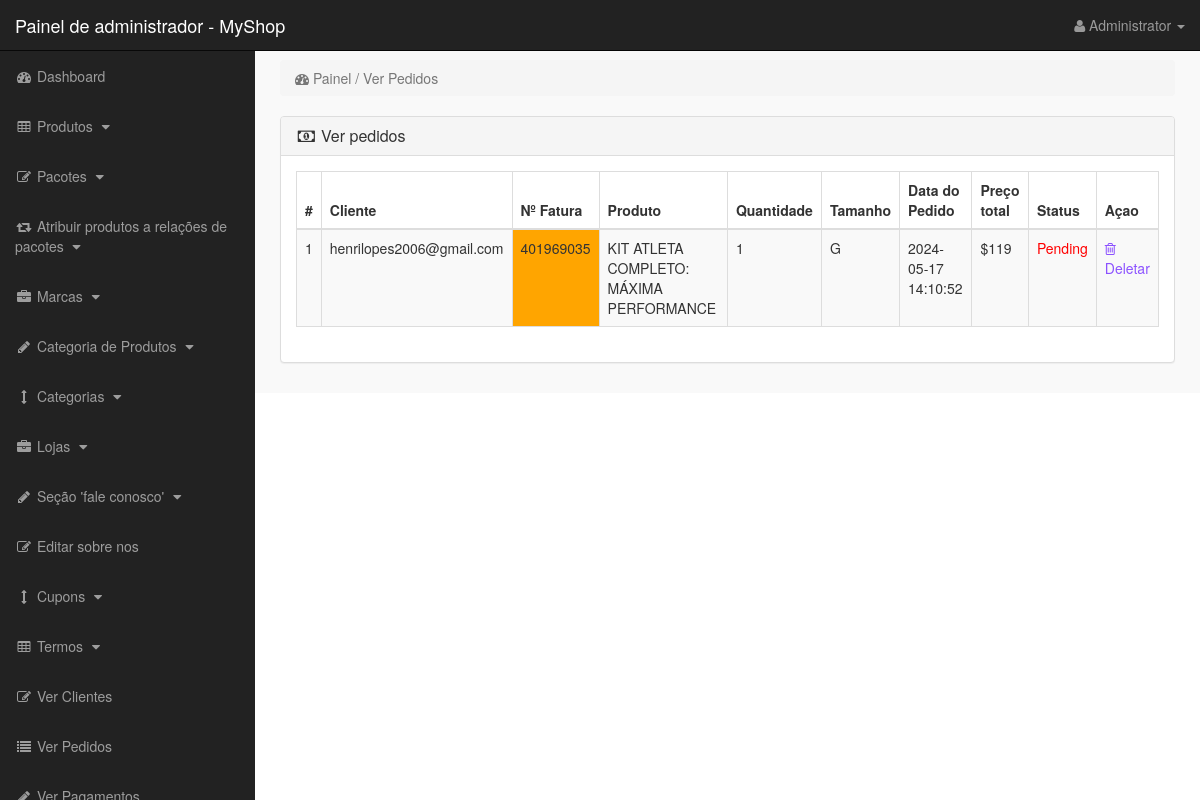
Screenshot of /admin_area/index.php?view_orders (signed in) with the database file from the repository.
### tables this page shows
CREATE TABLE IF NOT EXISTS `pending_orders` (
  `order_id` int(10) NOT NULL AUTO_INCREMENT,
  `customer_id` int(10) NOT NULL,
  `invoice_no` int(10) NOT NULL,
  `product_id` text NOT NULL,
  `qty` int(10) NOT NULL,
  `size` text NOT NULL,
  `order_status` text NOT NULL,
  PRIMARY KEY (`order_id`)
);

CREATE TABLE IF NOT EXISTS `customers` (
  `customer_id` int(10) NOT NULL AUTO_INCREMENT,
  `customer_name` varchar(255) NOT NULL,
  `customer_email` varchar(255) NOT NULL,
  `customer_pass` varchar(255) NOT NULL,
  `customer_country` text NOT NULL,
  `customer_city` text NOT NULL,
  `customer_contact` varchar(255) NOT NULL,
  `customer_address` text NOT NULL,
  `customer_image` text NOT NULL,
  `customer_ip` varchar(255) NOT NULL,
  `customer_confirm_code` text NOT NULL,
  PRIMARY KEY (`customer_id`)
);

CREATE TABLE IF NOT EXISTS `products` (
  `product_id` int(10) NOT NULL AUTO_INCREMENT,
  `p_cat_id` int(10) NOT NULL,
  `cat_id` int(10) NOT NULL,
  `manufacturer_id` int(10) NOT NULL,
  `date` timestamp NOT NULL DEFAULT current_timestamp() ON UPDATE current_timestamp(),
  `product_title` text NOT NULL,
  `product_url` text NOT NULL,
  `product_img1` text NOT NULL,
  `product_img2` text NOT NULL,
  `product_img3` text NOT NULL,
  `product_price` int(10) NOT NULL,
  `product_psp_price` int(100) NOT NULL,
  `product_desc` text NOT NULL,
  `product_features` text NOT NULL,
  `product_video` text NOT NULL,
  `product_keywords` text NOT NULL,
  `product_label` text NOT NULL,
  `status` varchar(255) NOT NULL,
  PRIMARY KEY (`product_id`)
);

CREATE TABLE IF NOT EXISTS `customer_orders` (
  `order_id` int(10) NOT NULL AUTO_INCREMENT,
  `customer_id` int(10) NOT NULL,
  `due_amount` int(100) NOT NULL,
  `invoice_no` int(100) NOT NULL,
  `qty` int(10) NOT NULL,
  `size` text NOT NULL,
  `order_date` timestamp NOT NULL DEFAULT current_timestamp() ON UPDATE current_timestamp(),
  `order_status` text NOT NULL,
  PRIMARY KEY (`order_id`)
);

### admin_area/view_orders.php (the view)
<?php
if(!isset($_SESSION['admin_email'])){
echo "<script>window.open('login.php','_self')</script>";
}
else {
?>
<div class="row">
<div class="col-lg-12">
<ol class="breadcrumb">
<li class="active">
<i class="fa fa-dashboard"></i> Painel / Ver Pedidos
</li>
</ol>
</div>
</div>
<div class="row">
<div class="col-lg-12">
<div class="panel panel-default">
<div class="panel-heading">
<h3 class="panel-title">
<i class="fa fa-money fa-fw"></i> Ver pedidos
</h3>
</div>
<div class="panel-body">
<div class="table-responsive">
<table class="table table-bordered table-hover table-striped">
<thead>
<tr>
<th>#</th>
<th>Cliente</th>
<th>Nº Fatura</th>
<th>Produto</th>
<th>Quantidade</th>
<th>Tamanho</th>
<th>Data do Pedido</th>
<th>Preço total</th>
<th>Status</th>
<th>Açao</th>
</tr>
</thead>
<tbody>
<?php
$i = 0;
$get_orders = "select * from pending_orders";
$run_orders = mysqli_query($con,$get_orders);
while ($row_orders = mysqli_fetch_array($run_orders)) {
$order_id = $row_orders['order_id'];
$c_id = $row_orders['customer_id'];
$invoice_no = $row_orders['invoice_no'];
$product_id = $row_orders['product_id'];
$qty = $row_orders['qty'];
$size = $row_orders['size'];
$order_status = $row_orders['order_status'];
$get_products = "select * from products where product_id='$product_id'";
$run_products = mysqli_query($con,$get_products);
$row_products = mysqli_fetch_array($run_products);
$product_title = $row_products['product_title'];
$i++;
?>
<tr>
<td><?php echo $i; ?></td>
<td>
<?php
$get_customer = "select * from customers where customer_id='$c_id'";
$run_customer = mysqli_query($con,$get_customer);
$row_customer = mysqli_fetch_array($run_customer);
$customer_email = $row_customer['customer_email'];
echo $customer_email;
 ?>
 </td>
<td bgcolor="orange" ><?php echo $invoice_no; ?></td>
<td><?php echo $product_title; ?></td>
<td><?php echo $qty; ?></td>
<td><?php echo $size; ?></td>
<td>
<?php
$get_customer_order = "select * from customer_orders where order_id='$order_id'";
$run_customer_order = mysqli_query($con,$get_customer_order);
$row_customer_order = mysqli_fetch_array($run_customer_order);
$order_date = $row_customer_order['order_date'];
$due_amount = $row_customer_order['due_amount'];
echo $order_date;
?>
</td>
<td>$<?php echo $due_amount; ?></td>
<td>
<?php
if($order_status=='pending'){
echo $order_status='<div style="color:red;">Pending</div>';
}
else{
echo $order_status='Completed';
}
?>
</td>
<td>
<a href="index.php?order_delete=<?php echo $order_id; ?>" >
<i class="fa fa-trash-o" ></i> Deletar
</a>
</td>
</tr>
<?php } ?>
</tbody>
</table>
</div>
</div>
</div>
</div>
</div>
<?php } ?>

### admin_area/includes/sidebar.php (shortened to what this page needs)
<?php
if(!isset($_SESSION['admin_email'])){
echo "<script>window.open('login.php','_self')</script>";
}
else {
?>
<nav class="navbar navbar-inverse navbar-fixed-top" >
<div class="navbar-header" >
<a class="navbar-brand" href="index.php?dashboard" >Painel de administrador - MyShop</a>
</div>
<ul class="nav navbar-right top-nav" >
<li class="dropdown" >
<a href="#" class="dropdown-toggle" data-toggle="dropdown" >
<i class="fa fa-user" ></i>
<?php echo $admin_name; ?> <b class="caret" ></b>
</a>
</li>
</ul>
<div class="collapse navbar-collapse navbar-ex1-collapse">
<ul class="nav navbar-nav side-nav">
<li>
<a href="index.php?dashboard">
<i class="fa fa-fw fa-dashboard"></i> Dashboard
</a>
</li>
<li>
<a href="#" data-toggle="collapse" data-target="#products">
<i class="fa fa-fw fa-table"></i> Produtos
<i class="fa fa-fw fa-caret-down"></i>
</a>
</li>
<li>
<a href="#" data-toggle="collapse" data-target="#bundles">
<i class="fa fa-fw fa-edit"></i> Pacotes
<i class="fa fa-fw fa-caret-down"></i>
</a>
</li>
<li>
<a href="#" data-toggle="collapse" data-target="#relations">
<i class="fa fa-fw fa-retweet"></i> Atribuir produtos a relações de pacotes
<i class="fa fa-fw fa-caret-down"></i>
</a>
</li>
<li>
<a href="#" data-toggle="collapse" data-target="#manufacturers">
<i class="fa fa-fw fa-briefcase"></i> Marcas
<i class="fa fa-fw fa-caret-down"></i>
</a>
</li>
<li>
<a href="#" data-toggle="collapse" data-target="#p_cat">
<i class="fa fa-fw fa-pencil"></i> Categoria de Produtos
<i class="fa fa-fw fa-caret-down"></i>
</a>
</li>
<li>
<a href="#" data-toggle="collapse" data-target="#cat">
<i class="fa fa-fw fa-arrows-v"></i> Categorias
<i class="fa fa-fw fa-caret-down"></i>
</a>
</li>
<li>
<a href="#" data-toggle="collapse" data-target="#store">
<i class="fa fa-fw fa-briefcase"></i> Lojas
<i class="fa fa-fw fa-caret-down"></i>
</a>
</li>
<li>
<a href="#" data-toggle="collapse" data-target="#contact_us">
<i class="fa fa-fw fa-pencil"> </i> Seção 'fale conosco'
<i class="fa fa-fw fa-caret-down"></i>
</a>
</li>
<li>
<a href="index.php?edit_about_us">
<i class="fa fa-fw fa-edit"></i> Editar sobre nos
</a>
</li>
<li>
<a href="#" data-toggle="collapse" data-target="#coupons">
<i class="fa fa-fw fa-arrows-v"></i> Cupons
<i class="fa fa-fw fa-caret-down"></i>
</a>
</li>
<li>
<a href="#" data-toggle="collapse" data-target="#terms" >
<i class="fa fa-fw fa-table"></i> Termos
<i class="fa fa-fw fa-caret-down"></i>
</a>
</li>
<li>
<a href="index.php?view_customers">
<i class="fa fa-fw fa-edit"></i> Ver Clientes
</a>
</li>
<li>
<a href="index.php?view_orders">
<i class="fa fa-fw fa-list"></i> Ver Pedidos
</a>
</li>
<li>
<a href="index.php?view_payments">
<i class="fa fa-fw fa-pencil"></i> Ver Pagamentos
</a>
</li>
</ul>
</div>
</nav>
<?php } ?>

### admin_area/css/style.css (style rules this page uses)
body { margin-top:100px; }
@media (min-width: 768px) { body { margin-top:50px; } }
.top-nav { padding:0 15px; }
.top-nav>li { display:inline-block; float:left; }
.top-nav>li>a { padding-top:15px; padding-bottom:15px; line-height:20px; color:#999; }
@media (min-width: 768px) { .side-nav { position:fixed; top:51px; width:255px; border-radius:0; overflow-y:auto; background-color: #222; bottom:0; overflow-x:hidden; padding-bottom:40px; } }
@media (min-width: 768px) { .side-nav>li>a { width:255px; } }
.panel-body { border-radius:5px; }

### rows the page displays
pending_orders: customer.customer_email "henrilopes2006@gmail.com", invoice_no "401969035", product.product_title "KIT ATLETA COMPLETO: MÁXIMA PERFORMANCE", qty "1", size "G", customer_orders.order_date "2024-05-17 14:10:52", customer_orders.due_amount "119", order_status "Pending"

### other values shown
$admin_name "Administrator"
